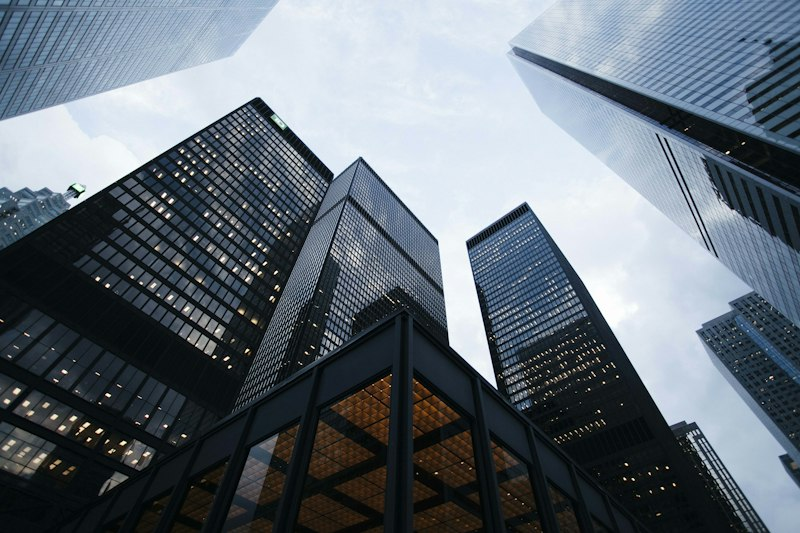
#> input picture assets/photos/civic_city.jpg, 800 x 533 px, given in place of layout_a_news.png, which was not available
$ python hg_editorial_design_engine.py
#> lines starting #> are read from the running program, lines starting #| are printed output that depends on the picture
import os
import sys
import base64
import subprocess
import shutil
from datetime import datetime
from PIL import Image

sys.stdout.reconfigure(encoding='utf-8')

EDGE_PATH = r"C:\Program Files (x86)\Microsoft\Edge\Application\msedge.exe"
if not os.path.exists(EDGE_PATH):
    EDGE_PATH = shutil.which("msedge") or shutil.which("chrome") or r"C:\Program Files\Google\Chrome\Application\chrome.exe"

FONTS_DIR = os.path.abspath("assets/fonts").replace("\\", "/")

def get_base64_image(file_path):
    if not file_path or not os.path.exists(file_path):
        return ""
    ext = os.path.splitext(file_path)[1].lower()
    mime = "image/png" if ext == ".png" else "image/jpeg"
    with open(file_path, "rb") as f:
        data = base64.b64encode(f.read()).decode("utf-8")
    return f"data:{mime};base64,{data}"

def render_html_to_png(html_content, output_png, width=1080, height=1080):
#> called with width = 1080, height = 1080
    html_file = output_png.replace(".png", ".html")
    with open(html_file, "w", encoding="utf-8") as f:
        f.write(html_content)

    cmd = [
        EDGE_PATH,
        "--headless",
        "--disable-gpu",
        "--hide-scrollbars",
        f"--window-size={width},{height}",
        f"--screenshot={os.path.abspath(output_png)}",
        os.path.abspath(html_file)
    ]
    subprocess.run(cmd, check=True)
#> (this line was passed over: subprocess is not available in this run)

    # Generate mobile preview at exactly 360x360 px
    preview_png = output_png.replace(".png", "_preview_360.png")
    with Image.open(output_png) as img:
#> img is the input picture: PIL image 800x533 RGB; mean R, G, B 100.8, 110.5, 119.3
        img_preview = img.resize((360, 360), Image.Resampling.LANCZOS)
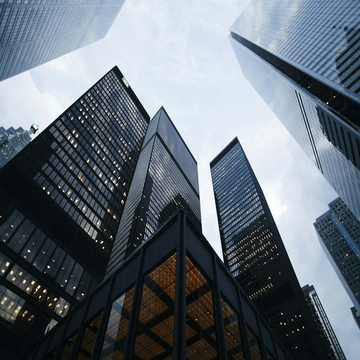
#> img_preview: PIL image 360x360 RGB; mean R, G, B 100.8, 110.5, 119.3
        img_preview.save(preview_png, "PNG")

    print(f"Generated 1080x1080: {output_png}")
    print(f"Generated 360x360 mobile preview: {preview_png}")

# ==============================================================================
# CSS CORE STYLESHEET (FONTS, COLOR PALETTE, SAFE MARGINS)
# ==============================================================================
BASE_CSS = f"""
  @font-face {{
    font-family: 'JameelNooriNastaleeq';
    src: url('file:///{FONTS_DIR}/JameelNooriNastaleeq-Regular.ttf') format('truetype');
    font-weight: normal;
    font-style: normal;
  }}
  @font-face {{
    font-family: 'NotoSansArabic';
    src: url('file:///{FONTS_DIR}/NotoSansArabic-Variable.ttf') format('truetype');
    font-weight: 700;
  }}
  @font-face {{
    font-family: 'NotoSansArabic';
    src: url('file:///{FONTS_DIR}/NotoSansArabic-Variable.ttf') format('truetype');
    font-weight: 500;
  }}
  @font-face {{
    font-family: 'Inter';
    src: url('file:///{FONTS_DIR}/Inter-Variable.ttf') format('truetype');
    font-weight: 600 700;
  }}
  @font-face {{
    font-family: 'BarlowCondensed';
    src: url('file:///{FONTS_DIR}/BarlowCondensed-ExtraBold.ttf') format('truetype');
    font-weight: 800;
  }}

  /* Color System */
  :root {{
    --deep-navy: #102B3A;
    --burgundy: #700D22;
    --warm-white: #F7F7F2;
    --yellow-accent: #FFE044;
    --dark-text: #17212B;
    --muted-grey: #E3E8EB;
  }}

  * {{
    box-sizing: border-box;
    margin: 0;
    padding: 0;
  }}

  body {{
    width: 1080px;
    height: 1080px;
    background: var(--warm-white);
    color: var(--dark-text);
    font-family: 'NotoSansArabic', sans-serif;
    position: relative;
    overflow: hidden;
    padding: 60px; /* Outer safe margin: 60px */
    display: flex;
    flex-direction: column;
    justify-content: space-between;
  }}
"""

# ==============================================================================
# LAYOUT A: NEWS
# ==============================================================================
def render_layout_a_news(
    category_label,
    headline_lines,
    supporting_text,
    photo_path,
    source_name,
    timestamp_str,
    output_png
):
    photo_b64 = get_base64_image(photo_path)

    if isinstance(headline_lines, str):
        if "<br>" in headline_lines:
            lines = headline_lines.split("<br>")
        elif "\n" in headline_lines:
            lines = headline_lines.split("\n")
        else:
            lines = [headline_lines]
    else:
        lines = headline_lines

    lines_html = "".join([f'<div class="hl-line">{l.strip()}</div>' for l in lines[:2]])

    html = f"""<!DOCTYPE html>
<html lang="ur" dir="rtl">
<head>
<meta charset="utf-8">
<style>
  {BASE_CSS}

  /* Header Bar (height: 50px) */
  .header-bar {{
    width: 960px;
    height: 50px;
    display: flex;
    align-items: center;
    justify-content: space-between;
    direction: ltr;
  }}
  .brand-logo-group {{
    display: flex;
    align-items: center;
    gap: 12px;
  }}
  .brand-monogram {{
    width: 44px;
    height: 44px;
    border-radius: 8px;
    background: var(--burgundy);
    color: var(--warm-white);
    font-family: 'Inter', sans-serif;
    font-size: 20px;
    font-weight: 700;
    display: flex;
    align-items: center;
    justify-content: center;
  }}
  .brand-name-en {{
    font-family: 'Inter', sans-serif;
    font-size: 22px;
    font-weight: 700;
    color: var(--deep-navy);
  }}
  .category-pill {{
    background: var(--burgundy);
    color: var(--warm-white);
    font-family: 'NotoSansArabic', sans-serif;
    font-size: 34px;
    font-weight: 700;
    padding: 4px 22px;
    border-radius: 8px;
    line-height: 1.2;
    direction: rtl;
  }}

  /* Headline Panel (height: 320px) */
  .headline-panel {{
    width: 960px;
    height: 320px;
    background: var(--burgundy);
    border-radius: 16px;
    padding: 40px 40px 20px;
    display: flex;
    flex-direction: column;
    justify-content: center;
    align-items: center;
    text-align: center;
    box-shadow: 0 4px 16px rgba(112, 13, 34, 0.22);
  }}
  .hl-line {{
    font-family: 'JameelNooriNastaleeq', serif;
    font-size: 74px; /* Standard authentic Jameel Noori Nastaleeq size */
    color: var(--warm-white);
    line-height: 1.55;
    white-space: nowrap;
    text-align: center;
  }}

  /* Photo Panel (height: 330px) */
  .photo-panel {{
    width: 960px;
    height: 330px;
    border-radius: 16px;
    overflow: hidden;
    position: relative;
    background: var(--deep-navy);
    box-shadow: 0 4px 14px rgba(16, 43, 58, 0.15);
  }}
  .photo-img {{
    width: 100%;
    height: 100%;
    object-fit: cover;
    object-position: center 30%;
  }}

  /* Supporting Text Panel (height: 125px) */
  .supporting-panel {{
    width: 960px;
    height: 125px;
    background: var(--deep-navy);
    border-radius: 14px;
    padding: 16px 32px;
    display: flex;
    align-items: center;
    justify-content: center;
    text-align: center;
  }}
  .supporting-text {{
    font-family: 'NotoSansArabic', sans-serif;
    font-size: 40px; /* Essential text >= 40px */
    font-weight: 500;
    color: var(--warm-white);
    line-height: 1.35;
  }}

  /* Branded Footer (height: 40px) */
  .footer-bar {{
    width: 960px;
    height: 40px;
    display: flex;
    align-items: center;
    justify-content: space-between;
    direction: ltr;
    padding: 0 4px;
  }}
  .source-meta {{
    font-family: 'Inter', sans-serif;
    font-size: 24px;
    color: #556270;
    font-weight: 600;
    white-space: nowrap;
  }}
  .footer-urdu-brand {{
    font-family: 'JameelNooriNastaleeq', serif;
    font-size: 38px;
    color: var(--burgundy);
    direction: rtl;
    white-space: nowrap;
    line-height: 1;
  }}
</style>
</head>
<body>
  <!-- Header Bar -->
  <div class="header-bar">
    <div class="brand-logo-group">
      <div class="brand-monogram">HG</div>
      <span class="brand-name-en">Hamara Gujranwala</span>
    </div>
    <div class="category-pill">{category_label}</div>
  </div>

  <!-- Prominent Headline Panel -->
  <div class="headline-panel">
    {lines_html}
  </div>

  <!-- Relevant Photograph Panel -->
  <div class="photo-panel">
    <img class="photo-img" src="{photo_b64}" alt="News Visual">
  </div>

  <!-- Supporting Line Panel -->
  <div class="supporting-panel">
    <div class="supporting-text">{supporting_text}</div>
  </div>

  <!-- Branded Footer -->
  <div class="footer-bar">
    <div class="source-meta">{source_name} • {timestamp_str}</div>
    <div class="footer-urdu-brand">ہماری گوجرانوالہ</div>
  </div>
</body>
</html>"""
    render_html_to_png(html, output_png)

# ==============================================================================
# LAYOUT B: WEATHER / AQI / DATA
# ==============================================================================
def render_layout_b_weather_aqi(
    metric_title,
    statistic_value,
    statistic_unit,
    status_label,
    practical_points,
    station_name,
    timestamp_str,
    output_png,
    is_hazardous=True
):
    stat_bg = "var(--burgundy)" if is_hazardous else "var(--deep-navy)"

    points_html = "".join([
        f'<div class="point-item"><div class="point-bullet"></div><div class="point-text">{p}</div></div>'
        for p in practical_points[:3]
    ])

    html = f"""<!DOCTYPE html>
<html lang="ur" dir="rtl">
<head>
<meta charset="utf-8">
<style>
  {BASE_CSS}

  /* Header Bar */
  .header-bar {{
    width: 960px;
    height: 50px;
    display: flex;
    align-items: center;
    justify-content: space-between;
    direction: ltr;
  }}
  .brand-logo-group {{
    display: flex;
    align-items: center;
    gap: 12px;
  }}
  .brand-monogram {{
    width: 44px;
    height: 44px;
    border-radius: 8px;
    background: var(--deep-navy);
    color: var(--warm-white);
    font-family: 'Inter', sans-serif;
    font-size: 20px;
    font-weight: 700;
    display: flex;
    align-items: center;
    justify-content: center;
  }}
  .brand-name-en {{
    font-family: 'Inter', sans-serif;
    font-size: 22px;
    font-weight: 700;
    color: var(--deep-navy);
  }}
  .metric-label-pill {{
    background: var(--deep-navy);
    color: var(--warm-white);
    font-family: 'NotoSansArabic', sans-serif;
    font-size: 34px;
    font-weight: 700;
    padding: 4px 22px;
    border-radius: 8px;
    direction: rtl;
  }}

  /* Dominant Statistic Panel (height: 380px) */
  .stat-panel {{
    width: 960px;
    height: 380px;
    background: {stat_bg};
    border-radius: 20px;
    padding: 26px 36px;
    display: flex;
    flex-direction: column;
    align-items: center;
    justify-content: center;
    box-shadow: 0 6px 20px rgba(16, 43, 58, 0.2);
  }}
  .stat-number-row {{
    display: flex;
    align-items: baseline;
    justify-content: center;
    gap: 16px;
    direction: ltr;
  }}
  .stat-figure {{
    font-family: 'BarlowCondensed', sans-serif;
    font-size: 165px; /* Main statistic: 150–190 px */
    font-weight: 800;
    color: var(--yellow-accent);
    line-height: 0.9;
    letter-spacing: -2px;
  }}
  .stat-unit {{
    font-family: 'Inter', sans-serif;
    font-size: 48px;
    font-weight: 700;
    color: var(--warm-white);
    letter-spacing: 1px;
  }}
  .status-badge {{
    background: rgba(255, 255, 255, 0.15);
    border: 2px solid var(--warm-white);
    color: var(--warm-white);
    font-family: 'NotoSansArabic', sans-serif;
    font-size: 52px; /* Secondary headline: 54–60 px */
    font-weight: 700;
    padding: 6px 40px;
    border-radius: 40px;
    margin-top: 14px;
    line-height: 1.2;
    text-align: center;
  }}

  /* Practical Points Panel (height: 410px) */
  .points-panel {{
    width: 960px;
    height: 410px;
    background: var(--muted-grey);
    border-radius: 18px;
    padding: 24px 36px;
    display: flex;
    flex-direction: column;
    justify-content: space-evenly;
  }}
  .point-item {{
    display: flex;
    align-items: center;
    gap: 18px;
    direction: rtl;
  }}
  .point-bullet {{
    width: 14px;
    height: 14px;
    border-radius: 50%;
    background: var(--burgundy);
    flex-shrink: 0;
  }}
  .point-text {{
    font-family: 'NotoSansArabic', sans-serif;
    font-size: 40px; /* Supporting text: 40–44 px */
    font-weight: 500;
    color: var(--dark-text);
    line-height: 1.3;
    text-align: right;
  }}

  /* Footer Panel (height: 40px) */
  .footer-bar {{
    width: 960px;
    height: 40px;
    display: flex;
    align-items: center;
    justify-content: space-between;
    direction: ltr;
    padding: 0 4px;
  }}
  .station-meta {{
    font-family: 'Inter', sans-serif;
    font-size: 24px;
    color: #556270;
    font-weight: 600;
    white-space: nowrap;
  }}
  .footer-urdu-brand {{
    font-family: 'JameelNooriNastaleeq', serif;
    font-size: 36px;
    color: var(--deep-navy);
    direction: rtl;
    white-space: nowrap;
    line-height: 1;
  }}
</style>
</head>
<body>
  <!-- Header Bar -->
  <div class="header-bar">
    <div class="brand-logo-group">
      <div class="brand-monogram">HG</div>
      <span class="brand-name-en">Hamara Gujranwala</span>
    </div>
    <div class="metric-label-pill">{metric_title}</div>
  </div>

  <!-- Dominant Statistic Panel -->
  <div class="stat-panel">
    <div class="stat-number-row">
      <span class="stat-figure">{statistic_value}</span>
      <span class="stat-unit">{statistic_unit}</span>
    </div>
    <div class="status-badge">{status_label}</div>
  </div>

  <!-- Practical Points Panel -->
  <div class="points-panel">
    {points_html}
  </div>

  <!-- Branded Footer -->
  <div class="footer-bar">
    <div class="station-meta">{station_name} • {timestamp_str}</div>
    <div class="footer-urdu-brand">گوجرانوالہ انوائرمنٹ بلیٹن</div>
  </div>
</body>
</html>"""
    render_html_to_png(html, output_png)
#> call 2 of render_html_to_png, with width = 1080, height = 1080
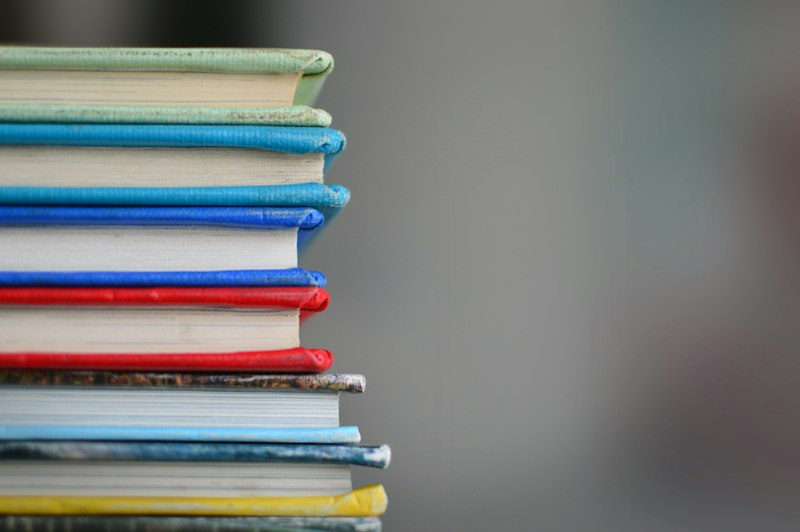
#> input picture assets/photos/education_board.jpg, 800 x 532 px, given in place of layout_b_aqi.png, which was not available
#> in render_html_to_png, img is the input picture: PIL image 800x532 RGB; mean R, G, B 121.3, 123.6, 123.5
#> in render_html_to_png (call 2), `img_preview = img.resize((360, 360), Image.Resampling.LANCZOS)`:
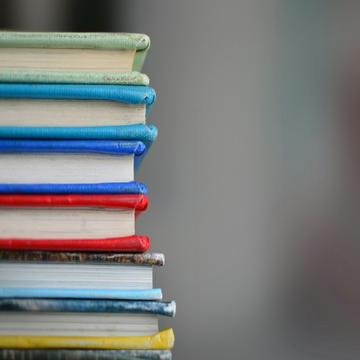
#> img_preview: PIL image 360x360 RGB; mean R, G, B 121.3, 123.6, 123.5

# ==============================================================================
# LAYOUT C: COMMUNITY / EDUCATION / JOBS
# ==============================================================================
def render_layout_c_community_jobs(
    category_label,
    headline_lines,
    photo_path,
    blocks,
    source_name,
    timestamp_str,
    output_png
):
#> called with category_label = 'ملازمت کے مواقع', photo_path = 'assets/photos/gepco_cropped.jpg', source_name = 'GEPCO Official Notice', timestamp_str = '17 Nov 2026, 5 PM PKT'
    photo_b64 = get_base64_image(photo_path)

    if isinstance(headline_lines, str):
        if "<br>" in headline_lines:
            lines = headline_lines.split("<br>")
        elif "\n" in headline_lines:
            lines = headline_lines.split("\n")
        else:
            lines = [headline_lines]
    else:
        lines = headline_lines

    lines_html = "".join([f'<div class="hl-line">{l.strip()}</div>' for l in lines[:2]])

    # Render up to 3 separated information blocks
    blocks_html = ""
    for b in blocks[:3]:
        blocks_html += f"""
        <div class="info-block">
          <div class="block-label">{b['label']}</div>
          <div class="block-value">{b['value']}</div>
        </div>
        """

    html = f"""<!DOCTYPE html>
<html lang="ur" dir="rtl">
<head>
<meta charset="utf-8">
<style>
  {BASE_CSS}

  /* Header Bar */
  .header-bar {{
    width: 960px;
    height: 50px;
    display: flex;
    align-items: center;
    justify-content: space-between;
    direction: ltr;
  }}
  .brand-logo-group {{
    display: flex;
    align-items: center;
    gap: 12px;
  }}
  .brand-monogram {{
    width: 44px;
    height: 44px;
    border-radius: 8px;
    background: var(--deep-navy);
    color: var(--warm-white);
    font-family: 'Inter', sans-serif;
    font-size: 20px;
    font-weight: 700;
    display: flex;
    align-items: center;
    justify-content: center;
  }}
  .brand-name-en {{
    font-family: 'Inter', sans-serif;
    font-size: 22px;
    font-weight: 700;
    color: var(--deep-navy);
  }}
  .category-pill {{
    background: var(--deep-navy);
    color: var(--warm-white);
    font-family: 'NotoSansArabic', sans-serif;
    font-size: 34px;
    font-weight: 700;
    padding: 4px 22px;
    border-radius: 8px;
    direction: rtl;
  }}

  /* Headline Panel (height: 260px) */
  .headline-panel {{
    width: 960px;
    height: 260px;
    background: var(--deep-navy);
    border-radius: 16px;
    padding: 35px 40px 15px;
    display: flex;
    flex-direction: column;
    justify-content: center;
    align-items: center;
    text-align: center;
  }}
  .hl-line {{
    font-family: 'JameelNooriNastaleeq', serif;
    font-size: 66px; /* Jameel Noori Nastaleeq calibrated size */
    color: var(--warm-white);
    line-height: 1.5;
    white-space: nowrap;
    text-align: center;
  }}

  /* Relevant Photograph Panel (height: 330px) */
  .photo-panel {{
    width: 960px;
    height: 330px;
    border-radius: 16px;
    overflow: hidden;
    position: relative;
    background: var(--deep-navy);
  }}
  .photo-img {{
    width: 100%;
    height: 100%;
    object-fit: cover;
    object-position: center 40%;
  }}

  /* Three Separated Information Blocks (height: 240px) */
  .blocks-row {{
    width: 960px;
    height: 240px;
    display: flex;
    justify-content: space-between;
    gap: 24px; /* Gap between panels >= 24px */
  }}
  .info-block {{
    flex: 1;
    background: var(--muted-grey);
    border-radius: 16px;
    padding: 24px;
    display: flex;
    flex-direction: column;
    justify-content: space-between;
    border-top: 6px solid var(--burgundy);
    direction: rtl;
    text-align: right;
  }}
  .block-label {{
    font-family: 'NotoSansArabic', sans-serif;
    font-size: 34px; /* Short labels: 34–38 px */
    font-weight: 700;
    color: var(--burgundy);
    line-height: 1.2;
  }}
  .block-value {{
    font-family: 'NotoSansArabic', sans-serif;
    font-size: 40px; /* Supporting text / value >= 40px */
    font-weight: 700;
    color: var(--dark-text);
    line-height: 1.25;
  }}

  /* Branded Footer (height: 40px) */
  .footer-bar {{
    width: 960px;
    height: 40px;
    display: flex;
    align-items: center;
    justify-content: space-between;
    direction: ltr;
    padding: 0 4px;
  }}
  .source-meta {{
    font-family: 'Inter', sans-serif;
    font-size: 24px;
    color: #556270;
    font-weight: 600;
    white-space: nowrap;
  }}
  .footer-urdu-brand {{
    font-family: 'JameelNooriNastaleeq', serif;
    font-size: 36px;
    color: var(--deep-navy);
    direction: rtl;
    white-space: nowrap;
    line-height: 1;
  }}
</style>
</head>
<body>
  <!-- Header Bar -->
  <div class="header-bar">
    <div class="brand-logo-group">
      <div class="brand-monogram">HG</div>
      <span class="brand-name-en">Hamara Gujranwala</span>
    </div>
    <div class="category-pill">{category_label}</div>
  </div>

  <!-- Headline Panel -->
  <div class="headline-panel">
    {lines_html}
  </div>

  <!-- Relevant Photograph Panel -->
  <div class="photo-panel">
    <img class="photo-img" src="{photo_b64}" alt="Education/Employment Visual">
  </div>

  <!-- Three Separated Information Blocks -->
  <div class="blocks-row">
    {blocks_html}
  </div>

  <!-- Branded Footer -->
  <div class="footer-bar">
    <div class="source-meta">{source_name} • {timestamp_str}</div>
    <div class="footer-urdu-brand">گوجرانوالہ پبلک سروس</div>
  </div>
</body>
</html>"""
    render_html_to_png(html, output_png)

if __name__ == "__main__":
    os.makedirs("sample_renders/design_system", exist_ok=True)

    # 1. Test Layout A: NEWS
    render_layout_a_news(
        category_label="شہر کی خبریں",
        headline_lines=[
            "گوجرانوالہ: سموگ کے خلاف ایکشن",
            "متعدد غیر قانونی فیکٹریاں سیل"
        ],
        supporting_text="محکمہ تحفظ ماحول نے جی ٹی روڈ اور صنعتی علاقوں میں زہریلا دھواں خارج کرنے والے یونٹس بند کر دیے۔",
        photo_path="assets/photos/smog_factory.jpg",
        source_name="Dawn News",
        timestamp_str="17 Nov 2026, 10:00 PM PKT",
        output_png="sample_renders/design_system/layout_a_news.png"
    )

    # 2. Test Layout B: WEATHER / AQI / DATA
    render_layout_b_weather_aqi(
        metric_title="ایئر کوالٹی انڈیکس (AQI)",
        statistic_value="385",
        statistic_unit="AQI",
        status_label="انتہائی غیر صحت بخش",
        practical_points=[
            "گھر سے باہر ماسک کا لازمی استعمال کریں۔",
            "بزرگ اور بچے کھلی فضا میں سرگرمیاں محدود رکھیں۔",
            "صنعتی شاہراہوں پر غیر ضروری سفر سے گریز کریں۔"
        ],
        station_name="EPA Station, Civil Lines",
        timestamp_str="17 Nov 2026, 9 PM PKT",
        output_png="sample_renders/design_system/layout_b_aqi.png",
        is_hazardous=True
    )

    # 3. Test Layout C: COMMUNITY / EDUCATION / JOBS
    render_layout_c_community_jobs(
        category_label="ملازمت کے مواقع",
        headline_lines=[
            "گیپکو میں نئی تکنیکی اسامیاں",
            "درخواستیں جمع کروانے کا باضابطہ اعلان"
        ],
        photo_path="assets/photos/gepco_cropped.jpg",
        blocks=[
            {"label": "آخری تاریخ:", "value": "25 نومبر 2026"},
            {"label": "تعلیمی قابلیت:", "value": "ڈپلومہ / میٹرک"},
            {"label": "تعیناتی کا مقام:", "value": "گوجرانوالہ ڈویژن"}
        ],
        source_name="GEPCO Official Notice",
        timestamp_str="17 Nov 2026, 5 PM PKT",
        output_png="sample_renders/design_system/layout_c_jobs.png"
    )
    print("All 3 Jameel-powered layouts generated successfully!")
